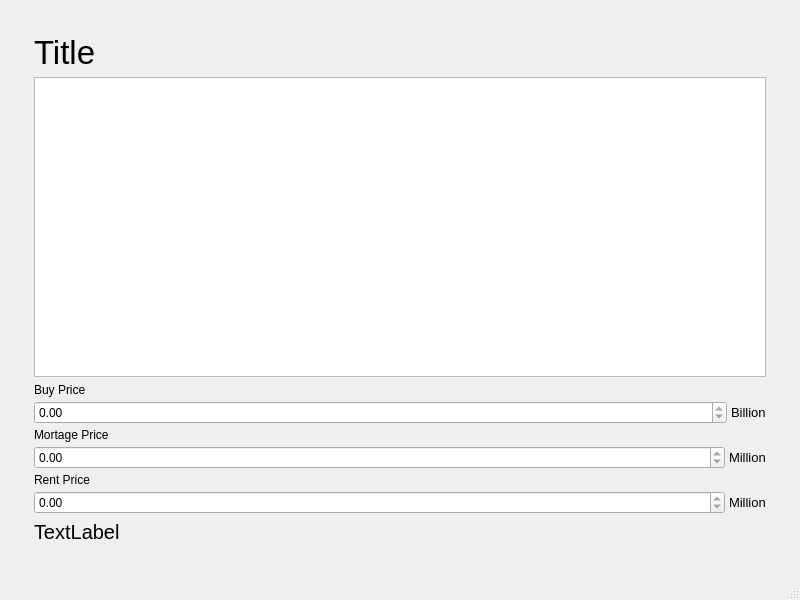
<?xml version="1.0" encoding="UTF-8"?>
<ui version="4.0">
 <class>MainWindow</class>
 <widget class="QMainWindow" name="MainWindow">
  <property name="geometry">
   <rect>
    <x>0</x>
    <y>0</y>
    <width>800</width>
    <height>600</height>
   </rect>
  </property>
  <property name="windowTitle">
   <string>View Request - SOAS</string>
  </property>
  <widget class="QWidget" name="centralwidget">
   <layout class="QVBoxLayout" name="verticalLayout_2">
    <item>
     <layout class="QVBoxLayout" name="verticalLayout">
      <property name="leftMargin">
       <number>25</number>
      </property>
      <property name="topMargin">
       <number>25</number>
      </property>
      <property name="rightMargin">
       <number>25</number>
      </property>
      <property name="bottomMargin">
       <number>25</number>
      </property>
      <item>
       <widget class="QLabel" name="Title">
        <property name="font">
         <font>
          <pointsize>25</pointsize>
         </font>
        </property>
        <property name="text">
         <string>Title</string>
        </property>
       </widget>
      </item>
      <item>
       <widget class="QTextBrowser" name="Details">
        <property name="font">
         <font>
          <pointsize>15</pointsize>
         </font>
        </property>
       </widget>
      </item>
      <item>
       <layout class="QHBoxLayout" name="horizontalLayout_2">
        <property name="spacing">
         <number>4</number>
        </property>
        <item>
         <layout class="QVBoxLayout" name="verticalLayout_7">
          <item>
           <widget class="QLabel" name="BuyLab">
            <property name="text">
             <string>Buy Price</string>
            </property>
           </widget>
          </item>
          <item>
           <layout class="QHBoxLayout" name="horizontalLayout">
            <item>
             <widget class="QDoubleSpinBox" name="BuyPrice">
              <property name="sizePolicy">
               <sizepolicy hsizetype="Expanding" vsizetype="Fixed">
                <horstretch>0</horstretch>
                <verstretch>0</verstretch>
               </sizepolicy>
              </property>
              <property name="readOnly">
               <bool>true</bool>
              </property>
             </widget>
            </item>
            <item>
             <widget class="QLabel" name="BuyBil">
              <property name="font">
               <font>
                <pointsize>10</pointsize>
               </font>
              </property>
              <property name="text">
               <string>Billion</string>
              </property>
             </widget>
            </item>
           </layout>
          </item>
          <item>
           <widget class="QLabel" name="MortLab">
            <property name="text">
             <string>Mortage Price</string>
            </property>
           </widget>
          </item>
          <item>
           <layout class="QHBoxLayout" name="horizontalLayout_3">
            <item>
             <widget class="QDoubleSpinBox" name="MortPrice">
              <property name="sizePolicy">
               <sizepolicy hsizetype="Expanding" vsizetype="Fixed">
                <horstretch>0</horstretch>
                <verstretch>0</verstretch>
               </sizepolicy>
              </property>
              <property name="readOnly">
               <bool>true</bool>
              </property>
             </widget>
            </item>
            <item>
             <widget class="QLabel" name="MortMil">
              <property name="font">
               <font>
                <pointsize>10</pointsize>
               </font>
              </property>
              <property name="text">
               <string>Million</string>
              </property>
             </widget>
            </item>
           </layout>
          </item>
          <item>
           <widget class="QLabel" name="RentLab">
            <property name="text">
             <string>Rent Price</string>
            </property>
           </widget>
          </item>
          <item>
           <layout class="QHBoxLayout" name="horizontalLayout_4">
            <item>
             <widget class="QDoubleSpinBox" name="RentPrice">
              <property name="sizePolicy">
               <sizepolicy hsizetype="Expanding" vsizetype="Fixed">
                <horstretch>0</horstretch>
                <verstretch>0</verstretch>
               </sizepolicy>
              </property>
              <property name="readOnly">
               <bool>true</bool>
              </property>
             </widget>
            </item>
            <item>
             <widget class="QLabel" name="RentMil">
              <property name="font">
               <font>
                <pointsize>10</pointsize>
               </font>
              </property>
              <property name="text">
               <string>Million</string>
              </property>
             </widget>
            </item>
           </layout>
          </item>
         </layout>
        </item>
       </layout>
      </item>
      <item>
       <widget class="QLabel" name="Writer">
        <property name="font">
         <font>
          <pointsize>15</pointsize>
         </font>
        </property>
        <property name="text">
         <string>TextLabel</string>
        </property>
       </widget>
      </item>
     </layout>
    </item>
   </layout>
  </widget>
  <widget class="QMenuBar" name="menubar">
   <property name="geometry">
    <rect>
     <x>0</x>
     <y>0</y>
     <width>800</width>
     <height>30</height>
    </rect>
   </property>
  </widget>
  <widget class="QStatusBar" name="statusbar"/>
 </widget>
 <resources/>
 <connections/>
</ui>
